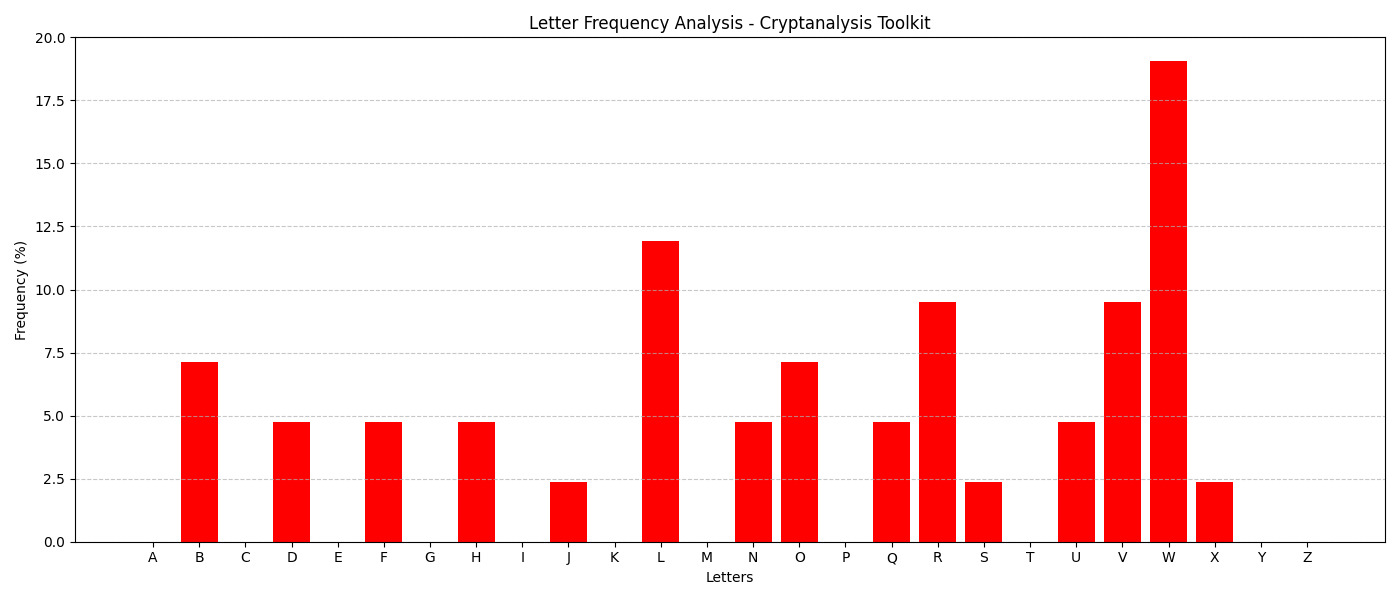

Generate this figure with Python:
import matplotlib.pyplot as plt
import string

def frequency_analysis(ciphertext):
    ciphertext = ciphertext.upper()
    frequency = {}
    
    for letter in string.ascii_uppercase:
        frequency[letter] = ciphertext.count(letter)
    
    total = sum(frequency.values())
    percentages = {k: (v/total)*100 for k, v in frequency.items()}
    
    print("=== Frequency Analysis Results ===")
    for letter, percent in percentages.items():
        bar = "█" * int(percent)
        print(f"{letter}: {bar} {percent:.2f}%")
    
    plt.figure(figsize=(14, 6))
    plt.bar(percentages.keys(), percentages.values(), color='red')
    plt.title('Letter Frequency Analysis - Cryptanalysis Toolkit')
    plt.xlabel('Letters')
    plt.ylabel('Frequency (%)')
    plt.grid(axis='y', linestyle='--', alpha=0.7)
    plt.tight_layout()
    plt.savefig('frequency_analysis.png')
    plt.show()
    print("\nChart saved as frequency_analysis.png")

ciphertext = "FUBSWDQDOBVLV WRRONLW VHFXULWB WHVWLQJ WRRONLW"
frequency_analysis(ciphertext)
